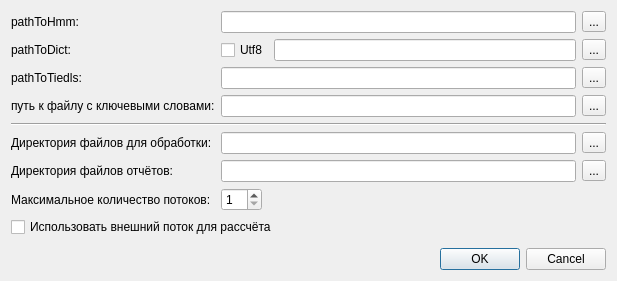
<?xml version="1.0" encoding="UTF-8"?>
<ui version="4.0">
 <class>SettingsDialogClass</class>
 <widget class="QDialog" name="SettingsDialogClass">
  <property name="geometry">
   <rect>
    <x>0</x>
    <y>0</y>
    <width>617</width>
    <height>281</height>
   </rect>
  </property>
  <property name="windowTitle">
   <string>Настройки keywordspottingplugin </string>
  </property>
  <layout class="QGridLayout" name="gridLayout">
   <item row="0" column="0">
    <widget class="QLabel" name="label">
     <property name="text">
      <string>pathToHmm:</string>
     </property>
    </widget>
   </item>
   <item row="0" column="1" colspan="2">
    <widget class="QLineEdit" name="lineEdit_pathToHmm"/>
   </item>
   <item row="1" column="0">
    <widget class="QLabel" name="label_2">
     <property name="text">
      <string>pathToDict:</string>
     </property>
    </widget>
   </item>
   <item row="1" column="2">
    <widget class="QLineEdit" name="lineEdit_pathToDict"/>
   </item>
   <item row="1" column="3">
    <widget class="QToolButton" name="toolButton_pathToDict">
     <property name="text">
      <string>...</string>
     </property>
    </widget>
   </item>
   <item row="3" column="0">
    <widget class="QLabel" name="label_3">
     <property name="text">
      <string>pathToTiedls:</string>
     </property>
    </widget>
   </item>
   <item row="3" column="1" colspan="2">
    <widget class="QLineEdit" name="lineEdit_pathToTiedls"/>
   </item>
   <item row="13" column="0" colspan="4">
    <widget class="QDialogButtonBox" name="buttonBox">
     <property name="orientation">
      <enum>Qt::Horizontal</enum>
     </property>
     <property name="standardButtons">
      <set>QDialogButtonBox::Cancel|QDialogButtonBox::Ok</set>
     </property>
    </widget>
   </item>
   <item row="12" column="2">
    <spacer name="verticalSpacer">
     <property name="orientation">
      <enum>Qt::Vertical</enum>
     </property>
     <property name="sizeHint" stdset="0">
      <size>
       <width>20</width>
       <height>40</height>
      </size>
     </property>
    </spacer>
   </item>
   <item row="5" column="0" colspan="4">
    <widget class="Line" name="line">
     <property name="orientation">
      <enum>Qt::Horizontal</enum>
     </property>
    </widget>
   </item>
   <item row="6" column="0">
    <widget class="QLabel" name="label_4">
     <property name="text">
      <string>Директория файлов для обработки:</string>
     </property>
    </widget>
   </item>
   <item row="6" column="1" colspan="2">
    <widget class="QLineEdit" name="lineEdit_processingDir">
     <property name="text">
      <string/>
     </property>
    </widget>
   </item>
   <item row="6" column="3">
    <widget class="QToolButton" name="toolButton_setProcessingDir">
     <property name="text">
      <string>...</string>
     </property>
    </widget>
   </item>
   <item row="7" column="0">
    <widget class="QLabel" name="label_5">
     <property name="text">
      <string>Директория файлов отчётов:</string>
     </property>
    </widget>
   </item>
   <item row="7" column="1" colspan="2">
    <widget class="QLineEdit" name="lineEdit_reportsDir"/>
   </item>
   <item row="7" column="3">
    <widget class="QToolButton" name="toolButton_setReportsDir">
     <property name="text">
      <string>...</string>
     </property>
    </widget>
   </item>
   <item row="10" column="0">
    <widget class="QLabel" name="label_6">
     <property name="text">
      <string>Максимальное количество потоков:</string>
     </property>
    </widget>
   </item>
   <item row="10" column="1" colspan="2">
    <layout class="QHBoxLayout" name="horizontalLayout">
     <item>
      <widget class="QSpinBox" name="spinBox_maxBPThreadCount">
       <property name="minimum">
        <number>1</number>
       </property>
      </widget>
     </item>
     <item>
      <spacer name="horizontalSpacer">
       <property name="orientation">
        <enum>Qt::Horizontal</enum>
       </property>
       <property name="sizeHint" stdset="0">
        <size>
         <width>40</width>
         <height>20</height>
        </size>
       </property>
      </spacer>
     </item>
    </layout>
   </item>
   <item row="4" column="0">
    <widget class="QLabel" name="label_7">
     <property name="text">
      <string>путь к файлу с ключевыми словами:</string>
     </property>
    </widget>
   </item>
   <item row="4" column="1" colspan="2">
    <widget class="QLineEdit" name="lineEdit_pathToKeywordsDict"/>
   </item>
   <item row="4" column="3">
    <widget class="QToolButton" name="toolButton_pathToKeywordsDict">
     <property name="text">
      <string>...</string>
     </property>
    </widget>
   </item>
   <item row="11" column="0" colspan="4">
    <widget class="QCheckBox" name="checkBox_useExternalProcessing">
     <property name="text">
      <string>Использовать внешний поток для рассчёта</string>
     </property>
    </widget>
   </item>
   <item row="3" column="3">
    <widget class="QToolButton" name="toolButton_pathToTiedls">
     <property name="text">
      <string>...</string>
     </property>
    </widget>
   </item>
   <item row="0" column="3">
    <widget class="QToolButton" name="toolButton_pathToHmm">
     <property name="text">
      <string>...</string>
     </property>
    </widget>
   </item>
   <item row="1" column="1">
    <widget class="QCheckBox" name="checkBox_useUtf8">
     <property name="text">
      <string>Utf8</string>
     </property>
    </widget>
   </item>
  </layout>
 </widget>
 <resources/>
 <connections>
  <connection>
   <sender>buttonBox</sender>
   <signal>accepted()</signal>
   <receiver>SettingsDialogClass</receiver>
   <slot>accept()</slot>
   <hints>
    <hint type="sourcelabel">
     <x>248</x>
     <y>254</y>
    </hint>
    <hint type="destinationlabel">
     <x>157</x>
     <y>274</y>
    </hint>
   </hints>
  </connection>
  <connection>
   <sender>buttonBox</sender>
   <signal>rejected()</signal>
   <receiver>SettingsDialogClass</receiver>
   <slot>reject()</slot>
   <hints>
    <hint type="sourcelabel">
     <x>316</x>
     <y>260</y>
    </hint>
    <hint type="destinationlabel">
     <x>286</x>
     <y>274</y>
    </hint>
   </hints>
  </connection>
 </connections>
</ui>
